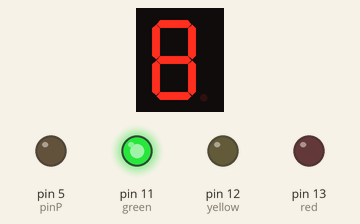
A sketch run on a simulated Arduino Uno, built with avr-gcc and run on an emulated ATmega328P. On the bench: 1-digit seven-segment display, output pins drawn as LEDs (lit = HIGH). Wiring (inferred from the names in the program): 1-digit 7-segment display, segments lit when HIGH: segments pin 7, pin 6, pin 4, pin 2, pin 1, pin 9, pin 10. The segment pins are drawn as the display they are named for; pins used as bus, display or sensor lines are not drawn.

Above: at 0.1 s.
At 9.6 s:
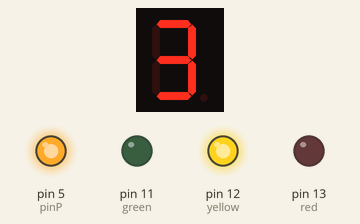
At 12.1 s:
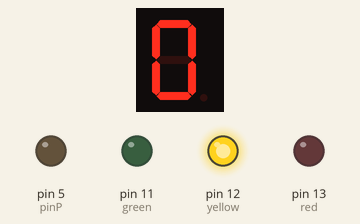
At 14.6 s:
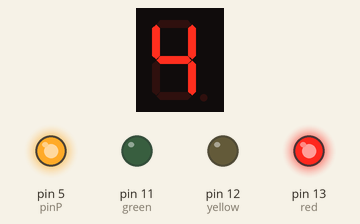
At 17.1 s:
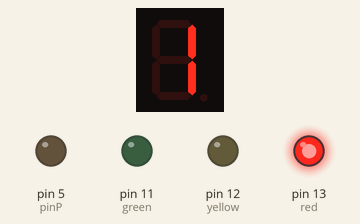
At 19.6 s:
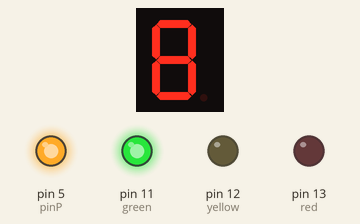
Timing chart, 0 to 40.0 s (numbered marks = the images above):
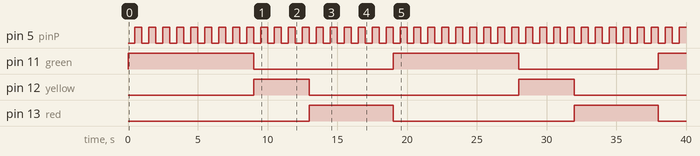

The sketch:

Traffic_light.ino
```cpp
/*
  Displays the numbers 0-9 on the display, at one second intervals
  Implemented using 5611AH - 8-segment display
  Pin assignment for 5611AH
     G  F com A  B
   __|__|__|__|__|__
  | 10  9 grd 7  6  |
  |  1  2 grd 4  5  |
   --|--|--|--|--|--
     E  D com C  P

  A=7,B=6,C=4,D=2,E=1,F=9,G=10,P=5,com=GND
  LED segment assignment corresponding to pins
    A
   ---
F |   | B
  | G |
   ---
E |   | C
  |   |
   ---  . P
    D
*/

// Pin 2-8 is connected to the 7 segments of the display.

int pinA = 7;
int pinB = 6;
int pinC = 4;
int pinD = 2;
int pinE = 1;
int pinF = 9;
int pinG = 10;
int pinP = 5;
int count;
int green = 11, yellow = 12,red = 13;


void setup() {
// initialize the digital pins as outputs.
  pinMode(pinA, OUTPUT);
  pinMode(pinB, OUTPUT);
  pinMode(pinC, OUTPUT);
  pinMode(pinD, OUTPUT);
  pinMode(pinE, OUTPUT);
  pinMode(pinF, OUTPUT);
  pinMode(pinG, OUTPUT);
  pinMode(pinP, OUTPUT);
  pinMode(green, OUTPUT);
  pinMode(yellow, OUTPUT);
  pinMode(red, OUTPUT);
}

void loop() {
  digitalWrite(red, LOW);
  digitalWrite(yellow, LOW);
  digitalWrite(green, HIGH);
  timer(8);
  digitalWrite(green, LOW);
  digitalWrite(yellow, HIGH);
  timer(3);
  digitalWrite(yellow, LOW);
  digitalWrite(red, HIGH);
  timer(5);
}

void timer(int nu)
{
  for(count = nu; count >=0; count--)
  {
    switch(count)
    {
      case 0:
      //0
      digitalWrite(pinA, HIGH);
      digitalWrite(pinB, HIGH);
      digitalWrite(pinC, HIGH);
      digitalWrite(pinD, HIGH);
      digitalWrite(pinE, HIGH);
      digitalWrite(pinF, HIGH);
      digitalWrite(pinG, LOW);
      digitalWrite(pinP, LOW);
      delay(500);               // wait for a second

      digitalWrite(pinA, HIGH);
      digitalWrite(pinB, HIGH);
      digitalWrite(pinC, HIGH);
      digitalWrite(pinD, HIGH);
      digitalWrite(pinE, HIGH);
      digitalWrite(pinF, HIGH);
      digitalWrite(pinG, LOW);
      digitalWrite(pinP, HIGH);
      delay(500);
      break;

      case 1:
      //1
      digitalWrite(pinA, LOW);
      digitalWrite(pinB, HIGH);
      digitalWrite(pinC, HIGH);
      digitalWrite(pinD, LOW);
      digitalWrite(pinE, LOW);
      digitalWrite(pinF, LOW);
      digitalWrite(pinG, LOW);
      digitalWrite(pinP, LOW);
      delay(500);               // wait for a second

      digitalWrite(pinA, LOW);
      digitalWrite(pinB, HIGH);
      digitalWrite(pinC, HIGH);
      digitalWrite(pinD, LOW);
      digitalWrite(pinE, LOW);
      digitalWrite(pinF, LOW);
      digitalWrite(pinG, LOW);
      digitalWrite(pinP, HIGH);
      delay(500);
      break;

      case 2:
      //2
      digitalWrite(pinA, HIGH);
      digitalWrite(pinB, HIGH);
      digitalWrite(pinC, LOW);
      digitalWrite(pinD, HIGH);
      digitalWrite(pinE, HIGH);
      digitalWrite(pinF, LOW);
      digitalWrite(pinG, HIGH);
      digitalWrite(pinP, LOW);
      delay(500);               // wait for a second

      digitalWrite(pinA, HIGH);
      digitalWrite(pinB, HIGH);
      digitalWrite(pinC, LOW);
      digitalWrite(pinD, HIGH);
      digitalWrite(pinE, HIGH);
      digitalWrite(pinF, LOW);
      digitalWrite(pinG, HIGH);
      digitalWrite(pinP, HIGH);
      delay(500);
      break;

      case 3:
      //3
      digitalWrite(pinA, HIGH);
      digitalWrite(pinB, HIGH);
      digitalWrite(pinC, HIGH);
      digitalWrite(pinD, HIGH);
      digitalWrite(pinE, LOW);
      digitalWrite(pinF, LOW);
      digitalWrite(pinG, HIGH);
      digitalWrite(pinP, LOW);
      delay(500);               // wait for a second

      digitalWrite(pinA, HIGH);
      digitalWrite(pinB, HIGH);
      digitalWrite(pinC, HIGH);
      digitalWrite(pinD, HIGH);
      digitalWrite(pinE, LOW);
      digitalWrite(pinF, LOW);
      digitalWrite(pinG, HIGH);
      digitalWrite(pinP, HIGH);
      delay(500);
      break;

      case 4:
      //4
      digitalWrite(pinA, LOW);
      digitalWrite(pinB, HIGH);
      digitalWrite(pinC, HIGH);
      digitalWrite(pinD, LOW);
      digitalWrite(pinE, LOW);
      digitalWrite(pinF, HIGH);
      digitalWrite(pinG, HIGH);
      digitalWrite(pinP, LOW);
      delay(500);               // wait for a second

      digitalWrite(pinA, LOW);
      digitalWrite(pinB, HIGH);
      digitalWrite(pinC, HIGH);
      digitalWrite(pinD, LOW);
      digitalWrite(pinE, LOW);
      digitalWrite(pinF, HIGH);
      digitalWrite(pinG, HIGH);
      digitalWrite(pinP, HIGH);
      delay(500);
      break;

      case 5:
      //5
      digitalWrite(pinA, HIGH);
      digitalWrite(pinB, LOW);
      digitalWrite(pinC, HIGH);
      digitalWrite(pinD, HIGH);
      digitalWrite(pinE, LOW);
      digitalWrite(pinF, HIGH);
      digitalWrite(pinG, HIGH);
      digitalWrite(pinP, LOW);
      delay(500);               // wait for a second

      digitalWrite(pinA, HIGH);
      digitalWrite(pinB, LOW);
      digitalWrite(pinC, HIGH);
      digitalWrite(pinD, HIGH);
      digitalWrite(pinE, LOW);
      digitalWrite(pinF, HIGH);
      digitalWrite(pinG, HIGH);
      digitalWrite(pinP, HIGH);
      delay(500);
      break;

      case 6:
      //6
      digitalWrite(pinA, HIGH);
      digitalWrite(pinB, LOW);
      digitalWrite(pinC, HIGH);
      digitalWrite(pinD, HIGH);
      digitalWrite(pinE, HIGH);
      digitalWrite(pinF, HIGH);
      digitalWrite(pinG, HIGH);
      digitalWrite(pinP, LOW);
      delay(500);               // wait for a second

      digitalWrite(pinA, HIGH);
      digitalWrite(pinB, LOW);
      digitalWrite(pinC, HIGH);
      digitalWrite(pinD, HIGH);
      digitalWrite(pinE, HIGH);
      digitalWrite(pinF, HIGH);
      digitalWrite(pinG, HIGH);
      digitalWrite(pinP, HIGH);
      delay(500);
      break;

      case 7:
      //7
      digitalWrite(pinA, HIGH);
      digitalWrite(pinB, HIGH);
      digitalWrite(pinC, HIGH);
      digitalWrite(pinD, LOW);
      digitalWrite(pinE, LOW);
      digitalWrite(pinF, LOW);
      digitalWrite(pinG, LOW);
      digitalWrite(pinP, LOW);
      delay(500);               // wait for a second

      digitalWrite(pinA, HIGH);
      digitalWrite(pinB, HIGH);
      digitalWrite(pinC, HIGH);
      digitalWrite(pinD, LOW);
      digitalWrite(pinE, LOW);
      digitalWrite(pinF, LOW);
      digitalWrite(pinG, LOW);
      digitalWrite(pinP, HIGH);
      delay(500);
      break;

      case 8:
      //8
      digitalWrite(pinA, HIGH);
      digitalWrite(pinB, HIGH);
      digitalWrite(pinC, HIGH);
      digitalWrite(pinD, HIGH);
      digitalWrite(pinE, HIGH);
      digitalWrite(pinF, HIGH);
      digitalWrite(pinG, HIGH);
      digitalWrite(pinP, LOW);
      delay(500);               // wait for a second

      digitalWrite(pinA, HIGH);
      digitalWrite(pinB, HIGH);
      digitalWrite(pinC, HIGH);
      digitalWrite(pinD, HIGH);
      digitalWrite(pinE, HIGH);
      digitalWrite(pinF, HIGH);
      digitalWrite(pinG, HIGH);
      digitalWrite(pinP, HIGH);
      delay(500);
      break;

      case 9:
      //9
      digitalWrite(pinA, HIGH);
      digitalWrite(pinB, HIGH);
      digitalWrite(pinC, HIGH);
      digitalWrite(pinD, HIGH);
      digitalWrite(pinE, LOW);
      digitalWrite(pinF, HIGH);
      digitalWrite(pinG, HIGH);
      digitalWrite(pinP, LOW);
      delay(500);               // wait for a second

      digitalWrite(pinA, HIGH);
      digitalWrite(pinB, HIGH);
      digitalWrite(pinC, HIGH);
      digitalWrite(pinD, HIGH);
      digitalWrite(pinE, LOW);
      digitalWrite(pinF, HIGH);
      digitalWrite(pinG, HIGH);
      digitalWrite(pinP, HIGH);
      delay(500);
      break;
    }
  }
}
```

Measured:
- by itself, pin 5 (pinP): alternates HIGH for 0.50 s and LOW for 0.50 s
- by itself, pin 11 (green): alternates HIGH for 9.0 s and LOW for 10.0 s
- by itself, pin 12 (yellow): alternates HIGH for 4.0 s and LOW for 15.0 s
- by itself, pin 13 (red): alternates HIGH for 6.0 s and LOW for 13.0 s
- what the display in image 1 shows lasts 1.0 s, from 9.0 s to 10.0 s
